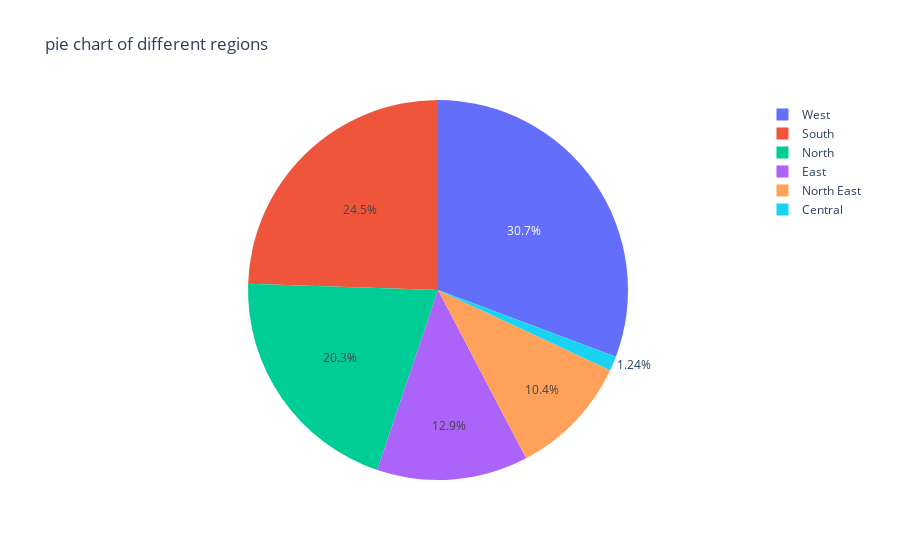

Here is the notebook cell this chart was saved with:
### Markdown cell above
Region

### Code cell
carrier_count = df['region'].value_counts()
sns.set(style="darkgrid")
f, ax = plt.subplots(figsize=(7,6))
sns.barplot(carrier_count.index, carrier_count.values, alpha=0.9)
plt.title('Distribution of Regions')
plt.ylabel('Number of Occurrences', fontsize=12)
plt.xlabel('Regions', fontsize=12)
plt.show()
pie_df = df.region.value_counts().reset_index()
pie_df.columns = ['region', 'count']
fig = px.pie(pie_df, values='count', names='region', title='pie chart of different regions')
fig.show()

### Figure 1 — Plotly figure (JSON) as saved in the notebook; plotly's stock layout.template omitted (floating-point values rounded to 4 significant figures)
{"data": [{"domain": {"x": [0, 1], "y": [0, 1]}, "hovertemplate": "region=%{label}<br>count=%{value}<extra></extra>", "labels": ["West", "South", "North", "East", "North East", "Central"], "legendgroup": "", "name": "", "showlegend": true, "type": "pie", "values": [74, 59, 49, 31, 25, 3]}], "layout": {"legend": {"tracegroupgap": 0}, "title": {"text": "pie chart of different regions"}}}
